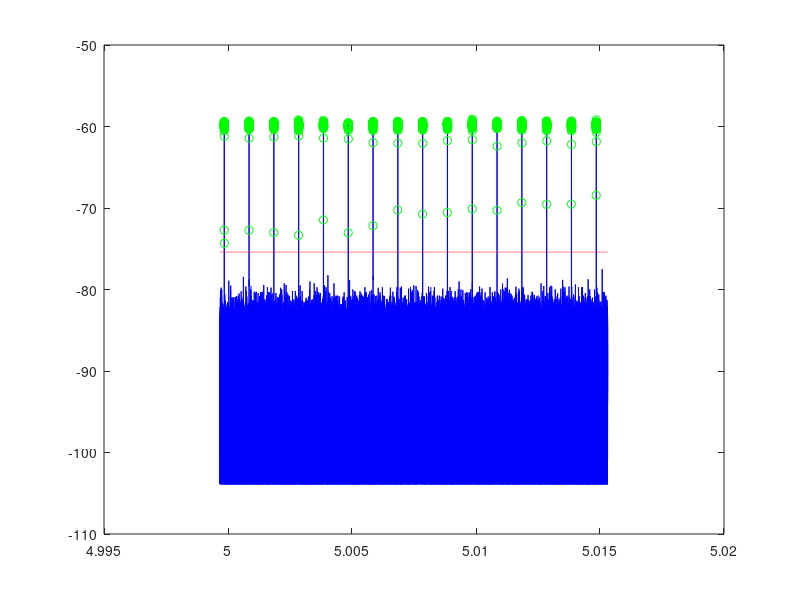

MATLAB code for this plot:
clearvars; clc; close all; format long;

load data_high_snr;

mf = ones(size(data));

value_in_dbm = @(val) 10 * log10(abs(val) .^ 2);

threshold = mf' * data.^2;
threshold_in_dbm = value_in_dbm(threshold);

dbm_threshold_plot = threshold_in_dbm .* ones(size(data));

data_in_dbm = value_in_dbm(data);

more_than_threshold = data_in_dbm >= threshold_in_dbm;

over_threshold_data = data_in_dbm(more_than_threshold);
over_threshold_timet = timet(more_than_threshold);

less_than_threshold = data_in_dbm < threshold_in_dbm;

under_threshold_data = data_in_dbm(less_than_threshold);
under_threshold_timet = timet(less_than_threshold);

under_threshold_complex_data = data(abs(data) < abs(threshold));
noise_var = var(under_threshold_complex_data);
disp("noise var=" + noise_var);

% in-phase quatratic samples follow rician distribution
% but since our noise is 0 mean, it follows rayleigh distribution

% variance of rayleigh dist = (4 - pi) / 2 * sig_sq
sig_sq = noise_var * 2 / (4 - pi);

% not sure here if i need to use the siq_sq from the equation above
% or the variance of the noise samples directly.
pdf = @(x) x / noise_var .* exp(-x .^ 2 / (2 .* noise_var));
pfa = integral(pdf, abs(threshold), Inf);
disp("pfa=" + pfa);

plot(timet, data_in_dbm, 'b');
hold on;
plot(over_threshold_timet, over_threshold_data, 'go');
% hold on;
% plot(under_threshold_timet, under_threshold_data, 'r');
hold on;
plot(timet,dbm_threshold_plot,'r--');